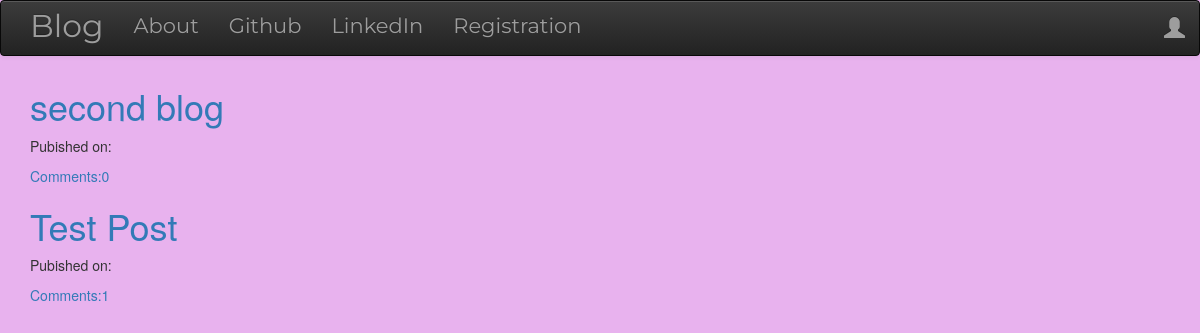
The app's page /, older data.
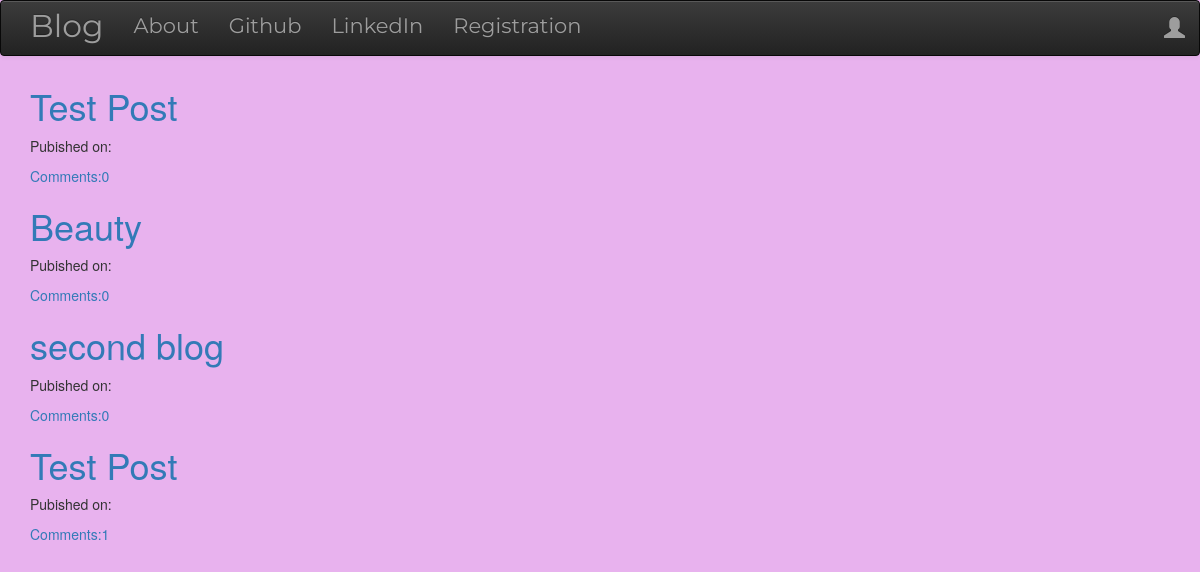
The same page, newer data.
### blog/models.py (models this page shows, shortened)
class Post(models.Model):
    author = models.ForeignKey('auth.User',on_delete=models.CASCADE)
    title = models.CharField(max_length=200)
    text = models.TextField()
    created_date = models.DateTimeField(default=timezone.now)
    published_date = models.DateTimeField(blank=True, null=True)
    def approve_comments(self):
        return self.comments.filter(approved_comment=True)

### blog/views.py (the view)
# urls.py: path('',views.PostListView.as_view(),name='post_list'),
class PostListView(ListView):
    model = Post
    def get_queryset(self):
        return Post.objects.filter(published_date__lte=timezone.now()).order_by('-published_date')

### blog/templates/blog/post_list.html (shortened to what this page needs)
{%extends 'blog/base.html'%}
{%block content%}
<div class="centerstage">
           <ul class="circles">
           </ul>
  {%for post in post_list%}
  <div class="post">
    <h1><a href="{%url 'post_detail' pk=post.pk%}">{{post.title}}</a></h1>
    <div class="date">
      <p>Pubished on:{{post.Pubished|date:"D M Y"}}</p>
    </div>
    <a href="{%url 'post_detail' pk=post.pk%}">Comments:{{post.approve_comments.count}}</a>
  </div>
  {%endfor%}
</div>
{%endblock%}

Row changes from the older to the newer data that the page shows:
now on this page (row edited): Post: title "Test Post", approve_comments.count "0"
added Post: title "Beauty", approve_comments.count "0"
